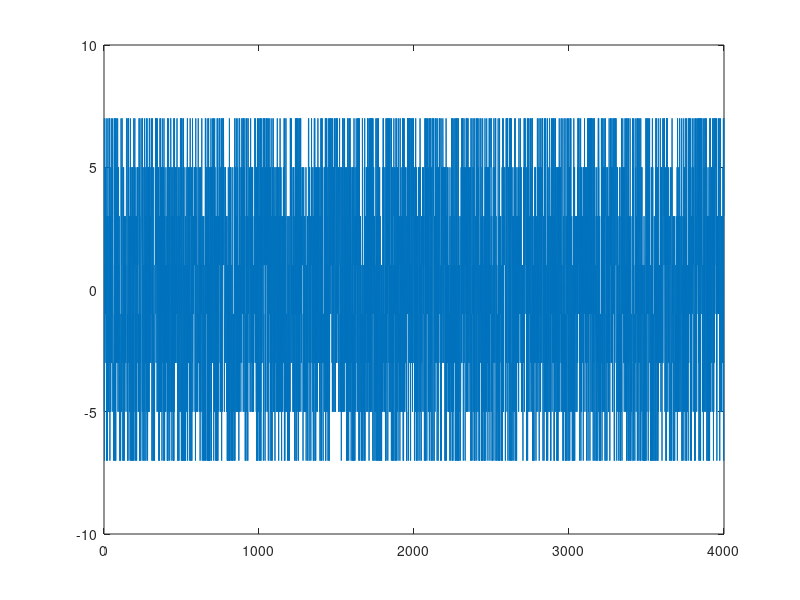
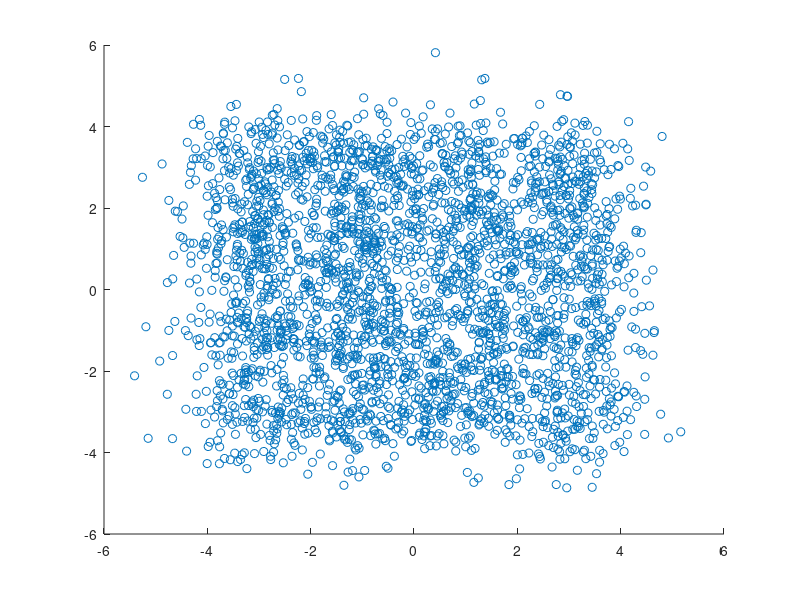

The MATLAB source for these figures, in order:
clear all; clc; close all;
%% series
num_of_series = 1.2e4;
m = (sign(randn(1,num_of_series))+1)/2;

%% PAM

PAM_R = 3 ; 
PAM_N = 2^PAM_R ;

PAM_desicion = [0:PAM_N-1]*2-(PAM_N-1);

%%% SNR adjust
PAM_SNR_dB = 10;
%%% SNR adjust

PAM_SNR = 10^(PAM_SNR_dB/10);
PAM_mo_power = mean(PAM_desicion.^2);

PAM_noise_power = PAM_mo_power/PAM_SNR;

PAM_m_modu = reshape(m,[PAM_R,length(m)/PAM_R])';
PAM_m_modu = (bin2dec(num2str(PAM_m_modu))'*2)-(PAM_N-1);

PAM_m_ch = PAM_m_modu + randn(1,length(PAM_m_modu))*sqrt(PAM_noise_power) ;

% de
for a = 1:(num_of_series/PAM_R)
    aa(a) = find(abs(PAM_desicion - PAM_m_ch(a)) == min(abs(PAM_desicion - PAM_m_ch(a))))-1;
end

PAM_Error_Symbol = sum(1.*(PAM_m_modu ~= aa))/num_of_series;

% ASII code of '0' is 48
aa = zeros(length(m)/PAM_R,PAM_R) + dec2bin(aa) -48;

PAM_m_demod = reshape(aa',[num_of_series,1])';

PAM_Error_Bit = sum(abs(PAM_m_demod-m))/num_of_series;

figure(1);
plot([1:length(PAM_m_modu)],PAM_m_modu);

% certification
PAM_SNR_test = log10(mean(PAM_m_modu.^2)/mean((randn(1,length(PAM_m_modu))*sqrt(PAM_noise_power)).^2))*10;

%% QAM
QAM_N = 16;
QAM_R = log2(QAM_N);
layout = [2 2];

QAM_desicion_I = [0:2^layout(2)-1]*2-(2^layout(2)-1);
QAM_desicion_Q = [0:2^layout(1)-1]*2-(2^layout(1)-1);
QAM_graycode_I = [[0 0] ; [0 1] ; [1 1] ; [1 0]];
QAM_graycode_Q = [[0 0] ; [0 1] ; [1 1] ; [1 0]];

%%% SNR adjust
QAM_SNR_dB = 10;
%%% SNR adjust

QAM_SNR = 10^(QAM_SNR_dB/10);

%%%%%
QAM_mo_power = 0;
for k = 1:layout(1)^2
    for q = 1:layout(2)^2
        QAM_mo_power = QAM_mo_power + QAM_desicion_I(k)^2 + QAM_desicion_Q(q)^2 ;
    end
end
QAM_mo_power = QAM_mo_power/QAM_N;

QAM_noise_power = QAM_mo_power/QAM_SNR;

QAM_div_by_R = reshape(m,[QAM_R,length(m)/QAM_R])';

% 00->-3 01->-1 11-> 1 10-> 3
QAM_m_I_phase_bin = QAM_div_by_R(:,[1:layout(2)]);
QAM_m_Q_phase_bin = QAM_div_by_R(:,[layout(2)+1:QAM_R]);

% mo
for b = 1:(num_of_series/QAM_R)
    I_desi = QAM_graycode_I - QAM_m_I_phase_bin(b,:);
    Q_desi = QAM_graycode_Q - QAM_m_Q_phase_bin(b,:);
    I = abs(I_desi(:,1))+abs(I_desi(:,2));
    Q = abs(Q_desi(:,1))+abs(Q_desi(:,2));
    m_I_phase_Amp(b) = (find(I' == 0)-1)*2-(2^layout(2)-1); 
    m_Q_phase_Amp(b) = (find(Q' == 0)-1)*2-(2^layout(1)-1);
end

QAM_m_I_phase_ch = m_I_phase_Amp + randn(1,length(m_I_phase_Amp))*sqrt(QAM_noise_power/2) ;
QAM_m_Q_phase_ch = m_Q_phase_Amp + randn(1,length(m_Q_phase_Amp))*sqrt(QAM_noise_power/2) ;

QAM_m_I_phase_demo = zeros(length(m)/QAM_R ,layout(2));
QAM_m_Q_phase_demo = zeros(length(m)/QAM_R ,layout(1));

% de
for b = 1:(num_of_series/QAM_R)
    bb_I(b) = find(abs(QAM_desicion_I - QAM_m_I_phase_ch(b)) == min(abs(QAM_desicion_I - QAM_m_I_phase_ch(b))));
    QAM_m_I_phase_demo(b,:) = QAM_graycode_I(bb_I(b),:);
    bb_Q(b) = find(abs(QAM_desicion_Q - QAM_m_Q_phase_ch(b)) == min(abs(QAM_desicion_Q - QAM_m_Q_phase_ch(b))));
    QAM_m_Q_phase_demo(b,:) = QAM_graycode_Q(bb_Q(b),:);
end

QAM_count = sum(abs([QAM_m_I_phase_demo QAM_m_Q_phase_demo]-[QAM_m_I_phase_bin QAM_m_Q_phase_bin])');
QAM_Error_Symbol = 1-sum(1.*(QAM_count == 0))/length(QAM_count);

QAM_m_demo = [QAM_m_I_phase_demo QAM_m_Q_phase_demo];
QAM_m_demo = reshape(QAM_m_demo',[1,length(m)]);



figure(2);
scatter(QAM_m_I_phase_ch,QAM_m_Q_phase_ch);

QAM_Error_Bit = sum(abs(QAM_m_demo-m))/num_of_series;

% certification
QAM_test_SNR = log10(mean(m_I_phase_Amp.^2+m_Q_phase_Amp.^2)/QAM_noise_power^2)*10;

QAM_p = 3/4*erfc(sqrt(QAM_SNR/10));
QAM_Error_Symbol_theory = 1- (1-QAM_p)^2;
